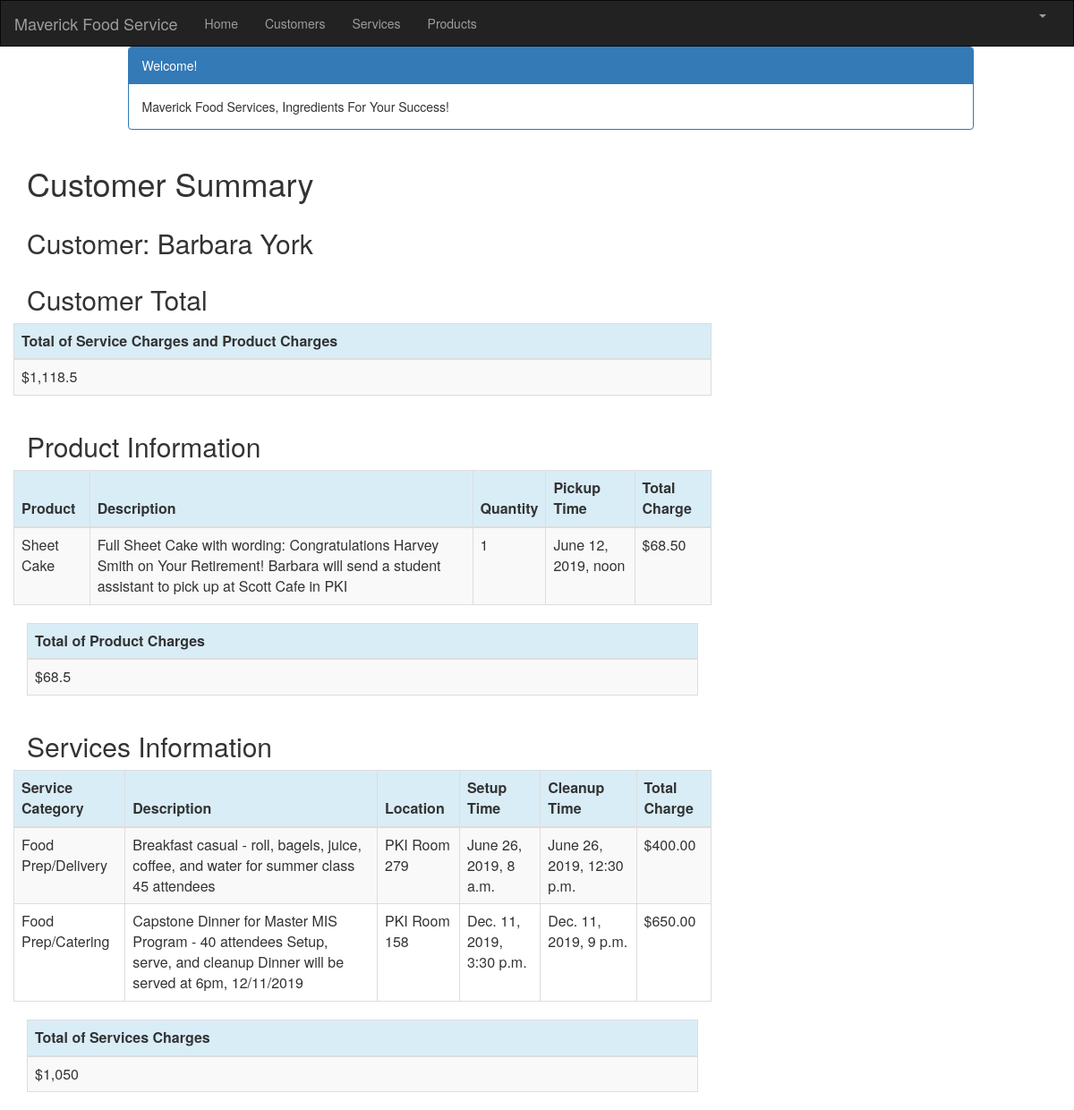
The page /customer/1/summary/ (signed in) on the database its author committed.
### crm/models.py (models this page shows, shortened)
class Product(models.Model):
	cust_name = models.ForeignKey(Customer, on_delete=models.CASCADE, related_name='products')
	product = models.CharField(max_length=100)
	p_description = models.TextField()
	quantity = models.IntegerField()
	pickup_time = models.DateTimeField(default=timezone.now())
	charge = models.DecimalField(max_digits=10, decimal_places=2)
	created_date = models.DateTimeField(default=timezone.now())
	updated_date = models.DateTimeField(auto_now_add=True)

class Customer(models.Model):
	cust_name = models.CharField(max_length=50)
	organization = models.CharField(max_length=100, blank=True)
	role = models.CharField(max_length=100)
	email = models.EmailField(max_length=100)
	bldgroom = models.CharField(max_length=100)
	address = models.CharField(max_length=100)
	account_number = models.IntegerField(blank=False, null=False)
	city = models.CharField(max_length=50)
	state = models.CharField(max_length=50)
	zipcode = models.CharField(max_length=10)
	phone_number = models.CharField(max_length=50)
	created_date = models.DateTimeField(default=timezone.now)
	updated_date = models.DateTimeField(auto_now_add=True)
	def __str__(self):
		return str(self.cust_name)

class Service(models.Model):
	cust_name = models.ForeignKey(Customer, on_delete=models.CASCADE, related_name='services')
	service_category = models.CharField(max_length=100)
	description = models.TextField()
	location = models.CharField(max_length=200)
	setup_time = models.DateTimeField(default=timezone.now())
	cleanup_time = models.DateTimeField(default=timezone.now())
	service_charge = models.DecimalField(max_digits=10, decimal_places=2)
	created_date = models.DateTimeField(default=timezone.now)
	updated_date = models.DateTimeField(auto_now_add=True)

### crm/views.py (the view)
# urls.py: path('customer/<int:pk>/summary/',views.summary,name='summary'),
@login_required
def summary(request, pk):
	customer = get_object_or_404(Customer, pk=pk)
	customers = Customer.objects.filter(created_date__lte=timezone.now())
	services = Service.objects.filter(cust_name=pk)
	products = Product.objects.filter(cust_name=pk)
	sum_service_charge = Service.objects.filter(cust_name=pk).aggregate(Sum('service_charge'))
	sum_product_charge = Product.objects.filter(cust_name=pk).aggregate(Sum('charge'))
	return render(request,'crm/summary.html',{'customers':customers, 'products':products, 'services':services, 'sum_service_charge':sum_service_charge, 'sum_product_charge':sum_product_charge,})

### crm/templates/crm/summary.html
{% extends 'crm/base.html' %}
{% block content %}
{% load mathfilters %}
{% load humanize %}
<div class="container">
	<div class="row">
		<div class="col-md-10 col-md-offset-1">
			<div class="panel panel-primary">
				<div class="panel-heading">Welcome!</div>
				<div class="panel-body">
					Maverick Food Services, Ingredients For Your Success!
				</div>
			</div>
		</div>
	</div>
</div>
<div class="row">
	<h1 style="padding-left: 15px">Customer Summary</h1>
</div>
{% for product in products %}
<div class="row">
	<h2 style="padding-left: 15px">Customer: {{ product.cust_name }}</h2>
</div>
{% endfor %}
<div class="row">
	<h2 style="padding-left: 15px">Customer Total</h2>
</div>
<div class="row">
	<table class="table table-striped table-bordered table-hover">
		<thead>
			<tr class="bg-info">
				<th>Total of Service Charges and Product Charges</th>
			</tr>
		</thead>
		<tbody>
			<tr>
				<td>${{ sum_product_charge.charge__sum|addition:sum_service_charge.service_charge__sum|intcomma }}</td>
			</tr>
		</tbody>
	</table>
</div>
<div class="row">
	<h2 style="padding-left: 15px">Product Information</h2>
</div>
<div class="row">
	<table class="table table-striped table-bordered table-hover">
		<thead>
			<tr class="bg-info">
				<th>Product</th>
				<th>Description</th>
				<th>Quantity</th>
				<th>Pickup Time</th>
				<th>Total Charge</th>
			</tr>
		</thead>
		<tbody>
	{% for product in products %}
			<tr>
				<td>{{ product.product }}</td>
				<td>{{ product.p_description }}</td>
				<td>{{ product.quantity|intcomma }}</td>
				<td>{{ product.pickup_time }}</td>
				<td>${{ product.charge|intcomma }}</td>
			</tr>
			{% endfor %}
		</tbody>
	</table>
</div>
<table class="table table-bordered table-striped table-hover">
	<thead>
		<tr class="bg-info">
			<th>Total of Product Charges</th>
		</tr>
	</thead>
	<tbody>
		<tr>
			<td>${{ sum_product_charge.charge__sum|intcomma }}</td>
		</tr>
	</tbody>
</table>
<div class="row">
	<h2 style="padding-left: 15px">Services Information</h2>
</div>
<div class="row">
	<table class="table table-striped table-bordered table-hover">
		<thead>
			<tr class="bg-info">
				<th>Service Category</th>
				<th>Description</th>
				<th>Location</th>
				<th>Setup Time</th>
				<th>Cleanup Time</th>
				<th>Total Charge</th>
			</tr>
		</thead>
		<tbody>
	{% for service in services %}
			<tr>
				<td>{{ service.service_category }}</td>
				<td>{{ service.description }}</td>
				<td>{{ service.location }}</td>
				<td>{{ service.setup_time }}</td>
				<td>{{ service.cleanup_time }}</td>
				<td>${{ service.service_charge|intcomma }}</td>
			</tr>
			{% endfor %}
		</tbody>
	</table>
</div>
<table class="table table-bordered table-striped table-hover">
	<thead>
		<tr class="bg-info">
			<th>Total of Services Charges</th>
		</tr>
	</thead>
	<tbody>
		<tr>
			<td>${{ sum_service_charge.service_charge__sum|intcomma }}</td>
		</tr>
	</tbody>
</table>
{% endblock %}

### rows shown on the page
Product: cust_name "Barbara York", product "Sheet Cake", p_description "Full Sheet Cake with wording: Congratulations Harvey Smith on Your Retirement! Barbara will send a student assistant to pick up at Scott Cafe in PKI", quantity "1", pickup_time "June 12, 2019, noon", charge "68.50"
Service: service_category "Food Prep/Delivery", description "Breakfast casual - roll, bagels, juice, coffee, and water for summer class 45 attendees", location "PKI Room 279", setup_time "June 26, 2019, 8 a.m.", cleanup_time "June 26, 2019, 12:30 p.m.", service_charge "400.00"
Service: service_category "Food Prep/Catering", description "Capstone Dinner for Master MIS Program - 40 attendees Setup, serve, and cleanup Dinner will be served at 6pm, 12/11/2019", location "PKI Room 158", setup_time "Dec. 11, 2019, 3:30 p.m.", cleanup_time "Dec. 11, 2019, 9 p.m.", service_charge "650.00"

### other values the page prints
{{ sum_product_charge.charge__sum|intcomma }} "68.5"
{{ sum_service_charge.service_charge__sum|intcomma }} "1,050"
